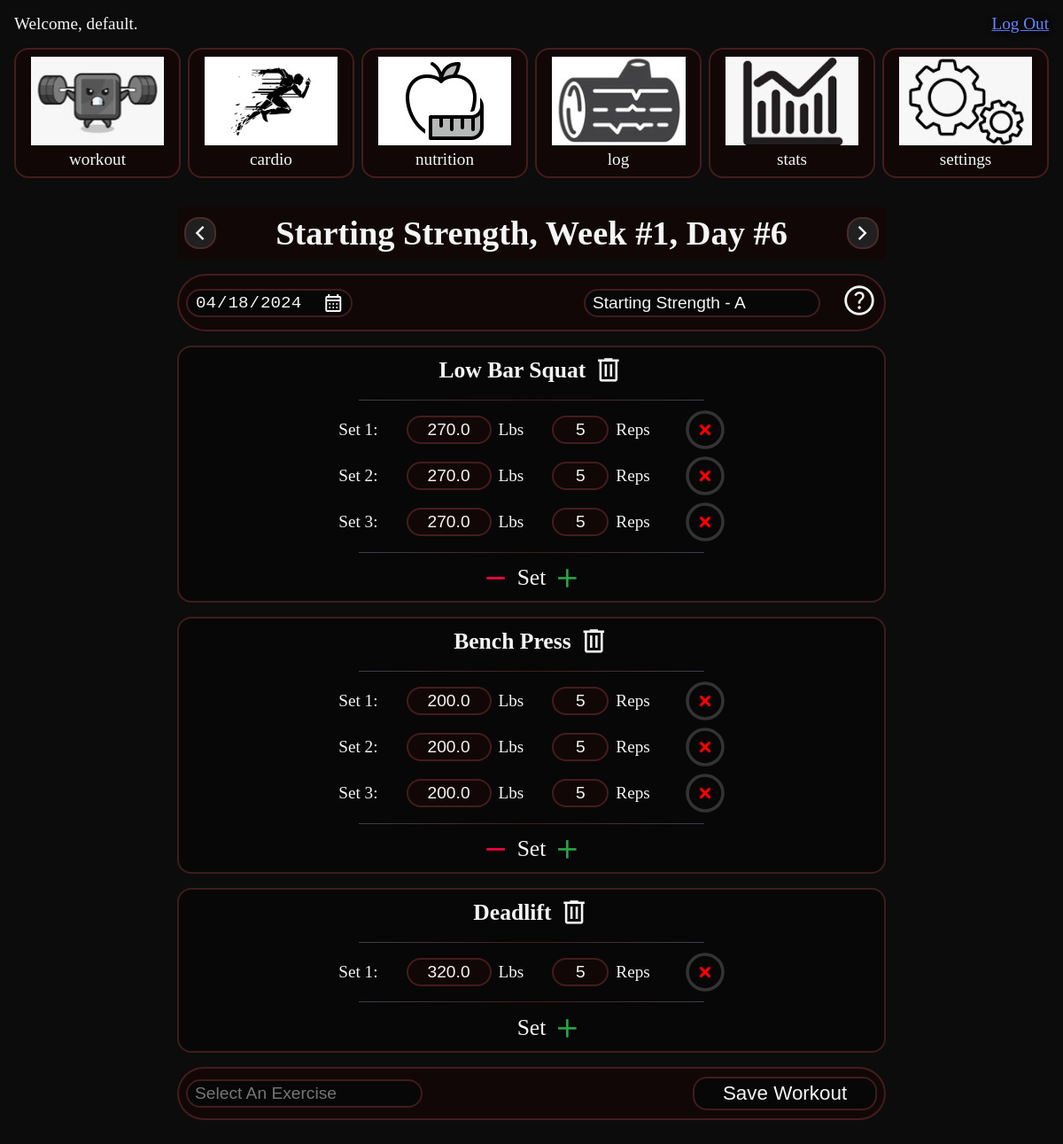
Screenshot of /workout/ (signed in) with the database file from the repository.
### users/models.py (models this page shows, shortened)
class User(AbstractUser):
    email = models.EmailField(unique=True, max_length=255)
    first_name = models.CharField(
        max_length=30,
        validators=[MinLengthValidator(2), RegexValidator(r"^[a-zA-Z]*$")],
        default="first",
    )
    last_name = models.CharField(
        max_length=30,
        validators=[MinLengthValidator(2), RegexValidator(r"^[a-zA-Z]*$")],
        default="last",
    )
    @property
    def distance_unit(self):
        return UserSettings.get_distance_unit(self)
    @property
    def weight_unit(self):
        system_of_measurement = (
            UserSettings.objects.filter(user=self.id).first().system_of_measurement
        )
        if system_of_measurement == "Imperial":
            return "Lbs"
        else:
            return "Kg"
    @classmethod
    def default_user(cls):
        user, created = User.objects.get_or_create(username="default")
        if created:
            user_settings = UserSettings.objects.create(user=user)
        return user

class UserSettings(models.Model):
    GENDER_CHOICES = [
        ("M", "Male"),
        ("F", "Female"),
    ]
    MEASUREMENT_CHOICES = [
        ("Imperial", "Imperial"),
        ("Metric", "Metric"),
    ]
    user = models.ForeignKey(User, related_name="settings", on_delete=models.CASCADE)
    system_of_measurement = models.CharField(
        max_length=8, choices=MEASUREMENT_CHOICES, default="Imperial"
    )
    gender = models.CharField(max_length=1, choices=GENDER_CHOICES, default="M")
    height = models.FloatField(
        default=70, validators=[MinValueValidator(20.0), MaxValueValidator(270.0)]
    )
    body_weight = models.FloatField(
        default=160, validators=[MinValueValidator(30.0), MaxValueValidator(1000.0)]
    )
    body_fat = models.FloatField(
        default=20, validators=[MinValueValidator(5.0), MaxValueValidator(60.0)]
    )
    age = models.PositiveIntegerField(
        default=30, validators=[MinValueValidator(1), MaxValueValidator(120)]
    )
    class Meta:
        verbose_name_plural = "User Settings"
    @classmethod
    def get_distance_unit(cls, user):
        user_settings, _ = cls.objects.get_or_create(user=user)
        system_of_measurement = user_settings.system_of_measurement
        if system_of_measurement == "Imperial":
            return "mi"
        else:
            return "km"

### workout/models.py (models this page shows, shortened)
class RoutineSettings(models.Model):
    user = models.ForeignKey(User, on_delete=models.CASCADE)
    routine = models.ForeignKey(
        Routine, null=True, blank=True, on_delete=models.SET_NULL
    )
    week_number = models.PositiveSmallIntegerField(default=1)
    day_number = models.PositiveSmallIntegerField(default=1)
    workout_index = models.PositiveSmallIntegerField(default=0)
    last_completed = models.DateTimeField(default=timezone.now)
    class Meta:
        verbose_name_plural = "Routine Settings"
    def _get_day(self):
        week = get_object_or_404(
            Week, routine=self.routine, week_number=self.week_number
        )
        return get_object_or_404(Day, week=week, day_number=self.day_number)
    def get_workout(self):
        day = self._get_day()
        workouts = Workout.objects.filter(dayworkout__day=day).order_by(
            "dayworkout__order"
        )
        try:
            return workouts[self.workout_index]
        except IndexError:
            return None

class Routine(models.Model):
    name = models.CharField(max_length=100)
    user = models.ForeignKey(User, on_delete=models.CASCADE)
    class Meta:
        unique_together = ("user", "name")
    def __str__(self):
        return self.name

class Workout(models.Model):
    user = models.ForeignKey(User, on_delete=models.CASCADE)
    name = models.CharField(max_length=100, null=False, blank=False)
    exercises = models.ManyToManyField(Exercise, blank=True)
    config = models.JSONField(default=dict)
    class Meta:
        unique_together = ("user", "name")
    @classmethod
    def get_workout_list(cls, user):
        return get_attribute_list(Workout, user, "name")
    def configure_workout(self) -> dict:
        workout_config = {"exercises": []}
        for exercise in self.config:
            weights, reps = self.configure_exercise(
                exercise["five_rep_max"], exercise["sets"]
            )
            workout_config["exercises"].append(
                {exercise["name"]: {"weights": weights, "reps": reps}}
            )
        return workout_config
    @staticmethod
    def configure_exercise(five_rep_max, exercise_sets):
        weights, reps = [], []
        for exercise_set in exercise_sets:
            weight = 0
            match exercise_set["modifier"]:
                case "exact":
                    weight = exercise_set["amount"]
                case "percentage":
                    weight = (exercise_set["amount"] / 100) * five_rep_max
                case "increment":
                    weight = five_rep_max + exercise_set["amount"]
                case "decrement":
                    weight = five_rep_max - exercise_set["amount"]
            weights.append(weight)
            reps.append(exercise_set["reps"])
        return weights, reps

class Exercise(models.Model):
    DEFAULT_MODIFIER_CHOICES = [
        ("add", "Add"),
        ("subtract", "Subtract"),
        ("percentage", "Percentage"),
        ("exact", "Exact"),
    ]
    user = models.ForeignKey(User, on_delete=models.CASCADE)
    name = models.CharField(max_length=100, null=False, blank=False)
    five_rep_max = models.FloatField(
        default=0,
        validators=[MaxValueValidator(1500), MinValueValidator(0)],
    )
    default_weight = models.FloatField(
        default=0,
        validators=[MaxValueValidator(1500), MinValueValidator(0)],
    )
    default_reps = models.PositiveIntegerField(
        default=8, validators=[MaxValueValidator(100), MinValueValidator(0)]
    )
    default_modifier = models.CharField(
        max_length=20,
        choices=DEFAULT_MODIFIER_CHOICES,
        default="percentage",
    )
    class Meta:
        unique_together = ("user", "name")
    @classmethod
    def get_exercise_list(cls, user):
        return get_attribute_list(Exercise, user, "name")

### workout/views.py (the view)
# urls.py: path("workout/", views.WorkoutView.as_view(), name="workout"),
class WorkoutView(WorkoutMixin, TemplateView):
    template_name = "base/index.html"
    def get_context_data(self, **kwargs):
        context = super().get_context_data(**kwargs)
        modules = ["workout", "cardio", "nutrition", "log", "stats", "settings"]
        context["modules"] = modules
        context["template_content"] = "workout/workout_session.html"
        user_workout_settings, _ = WorkoutSettings.objects.get_or_create(
            user=self.request.user
        )
        context["show_workout_timer"] = user_workout_settings.show_workout_timer
        context["show_rest_timer"] = user_workout_settings.show_rest_timer
        return context
    def get(self, request, *args, **kwargs):
        if request.headers.get("X-Requested-With") == "XMLHttpRequest":
            return render(
                request,
                "workout/workout_session.html",
                self.get_context_data(**kwargs),
            )
        else:
            return render(request, "base/index.html", self.get_context_data(**kwargs))

### templates/base/index.html (shortened to what this page needs)
{% extends "base/base.html" %}
{% load static %}
{% block head %}
  <link rel="stylesheet" href="{% static 'css/index.css' %}">
  <link rel="stylesheet" href="{% static 'css/drag_and_drop.css' %}">
  <link rel="stylesheet" href="{% static 'css/animated_checkbox.css' %}">
{% endblock %}
{% block header %}
{% include "base/header.html" %}
{% endblock %}
{% block content %}
  <div class="row gap-md">
    {% for module in modules %}
      {% include "base/module.html" %}
    {% endfor %}
  </div>
  <div id="content" class="col col-align-center gap-lg m-bottom-10">
    {% if template_content%}
      {% include template_content %}
    {% elif calendar %}
      {{ calendar|safe }}
    {% endif %}
  </div>
{% endblock %}

### templates/base/header.html
<header class="row row-justify-space-between">
  <div id="greeting">
    Welcome, {{ user.username }}.
  </div>
  <div>
    <a id="logout" href="{% url 'logout' %}">Log Out</a>
  </div>
</header>

### templates/workout/workout_session.html (shortened to what this page needs)
<form class="col col-lg gap-lg" id="workout-form">
  {% if routine_settings.routine %}
    <div class="row row-lg row-justify-space-between row-align-center row-nowrap bg-primary p gap-md">
      {% include "base/navigate.html" with direction="before" %}
      <div class="row row-center gap-md">
        <h1 id="routine">
          {{ routine_settings.routine }},
          Week #{{ routine_settings.week_number }},
          Day #{{ routine_settings.day_number }}
        </h1>
      </div>
      {% include "base/navigate.html" with direction="next" %}
    </div>
  {% endif %}
  <div class="row row-lg row-justify-space-between row-align-center bg-primary border radius-3 p">
    <div>
      <div class="date-wrapper">
        <input type="date" id="date">
      </div>
    </div>
    <div class="row row-center row-nowrap">
      {% include "base/search_bar_with_popup.html" with
        container_id="select-workout-search-bar"
        id="select-workout"
        label="Select Workout Search Bar"
        placeholder="Select A Workout"
        value=workout.workout_name
        items=workouts
        item_class="workout-option"
      %}
      <div>
        {% include "base/tooltip.html" with
          id="workout"
          message="To create or edit exercises, workouts, or your routine, go to settings."
        %}
      </div>
    </div>
  </div>
  <div class="exercises drag-and-drop-container col col-lg col-center gap-lg" id="workout-container">
    {% include "workout/workout.html" %}
  </div>
  <div class="row row-lg bg-primary border radius-3 p gap-xl">
    <div class="row row-align-center row-justify-space-between gap-md full-width">
      {% include "base/search_bar_with_popup.html" with
        container_id="add-exercise-search-bar"
        id="add-exercise"
        label="Add Exercise Search Bar"
        placeholder="Select An Exercise"
        items=exercises
        item_class="exercise-option"
        bottom=True
      %}
      <div>
        <button type="button" class="btn" id="save-workout">Save Workout</button>
      </div>
    </div>
  </div>
</form>

### templates/base/search_bar_with_popup.html (shortened to what this page needs)
<div class="row row-center" id="{{ container_id }}">
  <div class="pos-rel">
    <input id="{{ id }}" class="search hover-pointer" type="text" placeholder="{{ placeholder }}" value="{{ value|default:"" }}">
  </div>
  {% include "base/cancel.html" %}
</div>

### templates/workout/exercise.html (shortened to what this page needs)
{% load custom_filters %}
<div class="drag-and-drop-element exercise col-lg gap-md border bg-secondary p">
  <div class="col col-align-center gap-md">
    <div class="row row row-center gap-md">
      <div class="exercise-name drag-and-drop-handlebar">
        {{ exercise_name }}
      </div>
      <div>
        <span class="material-symbols-outlined delete-exercise hover-red text-xxl">
        </span>
      </div>
    </div>
    <hr class="hr half-width">
    <div class="sets col col-align-center gap-md">
      {% for weight, reps in sets.weights|zip_lists:sets.reps %}
        {% include 'workout/set.html' %}
      {% endfor %}
    </div>
    <hr class="hr half-width">
    <div class="row row-center">
      <span class="material-symbols-outlined delete-set hover-red text-xxl">
      </span>
      <div class="text-lg">&nbspSet&nbsp</div>
      <span class="material-symbols-outlined add-set hover-red text-xxl">
      </span>
    </div>
  </div>
</div>

### templates/workout/set.html (shortened to what this page needs)
<div class="set row row-center row-nowrap gap-xl">
  <div class="set-number">
  Set {{ forloop.counter }}:
  </div>
  <div class="row row-center row-nowrap gap-md">
    <div>
      <input type="number" class="weight input-sm bg-primary text-primary text-center border" data-id="float" value="{{ weight|default:"0" }}">
    </div>
    <div>
      {{ user.weight_unit }}
    </div>
  </div>
  <div class="row row-center row-nowrap gap-md">
    <div>
      <input type="number" class="reps input-xs bg-primary text-primary text-center border" data-id="int" value="{{ reps|default:"0" }}">
    </div>
    <div>
    Reps
    </div>
    <div class="checkbox-wrapper-44">
      <label class="toggleButton">
        <div>
          <svg viewBox="0 0 44 44">
            <path d="M14,24 L21,31 L39.7428882,11.5937758 C35.2809627,6.53125861 30.0333333,4 24,4 C12.95,4 4,12.95 4,24 C4,35.05 12.95,44 24,44 C35.05,44 44,35.05 44,24 C44,19.3 42.5809627,15.1645919 39.7428882,11.5937758" transform="translate(-2.000000, -2.000000)"></path>
          </svg>
        </div>
      </label>
    </div>
  </div>
</div>

### rows the page displays
User: username "default", weight_unit "Lbs" "Lbs" "Lbs" "Lbs" "Lbs" "Lbs" "Lbs"
RoutineSettings: routine "Starting Strength", week_number "1", day_number "6"
Workout: name "Starting Strength - A"
Exercise: name "Low Bar Squat", weights "270.0" "270.0" "270.0", weights "5" "5" "5"
Exercise: name "Bench Press", weights "200.0" "200.0" "200.0", weights "5" "5" "5"
Exercise: name "Deadlift", weights "320.0", weights "5"

### other values shown
{{ module }} "workout" "cardio" "nutrition" "log" "stats" "settings"
